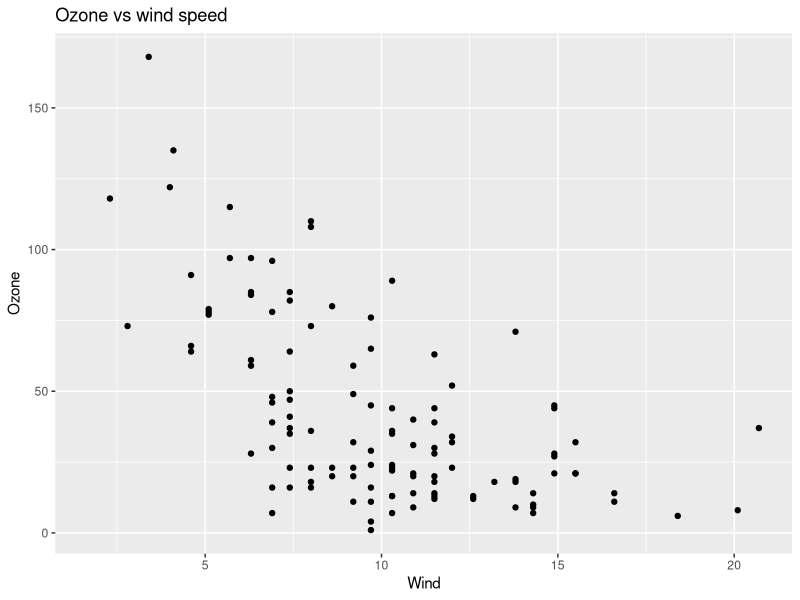
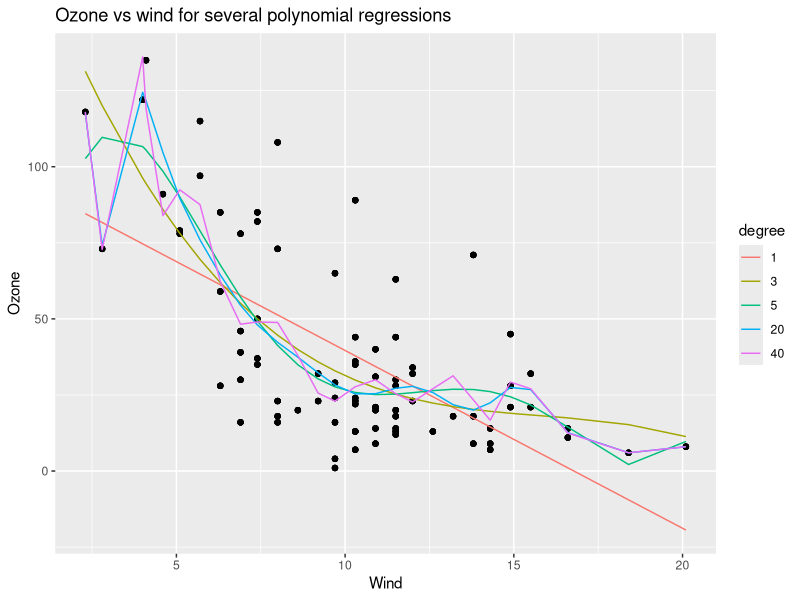
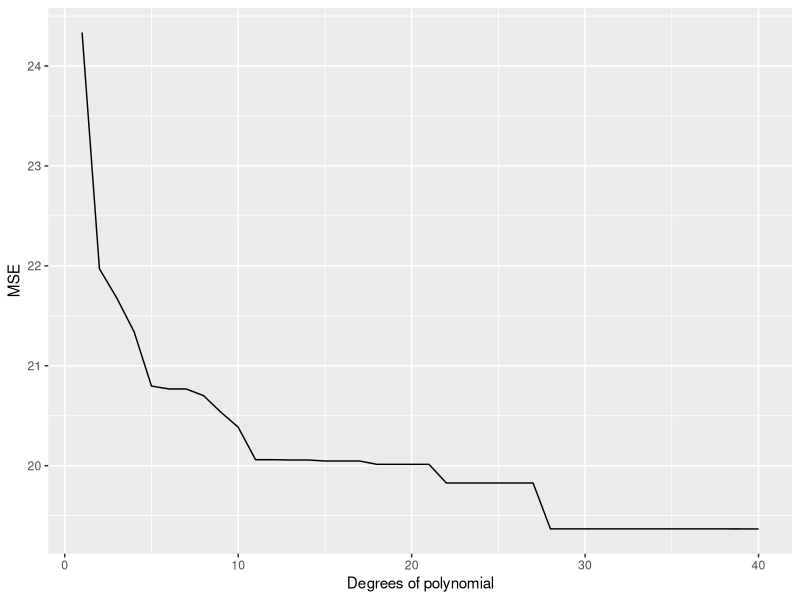

Here is the R script that generated these plots, in order:
###Overfitting: https://www.r-bloggers.com/2017/06/machine-learning-explained-overfitting/

require(data.table)
library(rpart)
require(ggplot2)

set.seed(456)

##Reading data
overfitting_data=data.table(airquality)
ggplot(overfitting_data,aes(Wind,Ozone))+geom_point()+ggtitle("Ozone vs wind speed")
data_test=na.omit(overfitting_data[,.(Wind,Ozone)])
train_sample=sample(1:nrow(data_test),size = 0.7*nrow(data_test))

###creation of polynomial models
degree_of_poly=1:40
degree_to_plot=c(1,3,5,20,40)
polynomial_model=list()
df_result=NULL
for (degree in degree_of_poly)
{
  fm=as.formula(paste0("Ozone~poly(Wind,",degree,",raw=T)"))
  polynomial_model=c(polynomial_model,list(lm(fm,data_test[train_sample])))
  Polynomial_degree=paste0(degree)
  data_fitted=tail(polynomial_model,1)[[1]]$fitted.values
  new_df=data.table(Wind=data_test[train_sample,Wind],Ozone_real=data_test[train_sample,Ozone],Ozone_fitted=tail(polynomial_model,1)[[1]]$fitted.values,degree=as.factor(degree))
  if (is.null(df_result))
    df_result=new_df
  else
    df_result=rbind(df_result,new_df)
}
gg=ggplot(df_result[degree%in%degree_to_plot],aes(x=Wind))+geom_point(aes(y=Ozone_real))+geom_line(aes(color=degree,y=Ozone_fitted))
gg+ggtitle('Ozone vs wind for several polynomial regressions')+ylab('Ozone')

###Computing SE
SE_train_list=c()
SE_test_list=c()

for (poly_mod in polynomial_model)
{
  print(summary(poly_mod))
  SE_train_list=c(SE_train_list,sqrt(mean(poly_mod$residuals^2)))
  SE_test=sqrt(mean((data_test[-train_sample]-predict(poly_mod,data_test[-train_sample,]))^2))
  SE_test_list=c(SE_test_list,SE_test)
}

data_plot=data.table(SE_test_list,SE_train_list,degree_of_poly)
ggplot(data_plot[degree_of_poly<=40])+geom_line(aes(x=degree_of_poly,y=SE_test_list),color='red')+geom_line(aes(x=degree_of_poly,y=SE_train_list))+ylab('MSE')+xlab('Degrees of polynomial')
